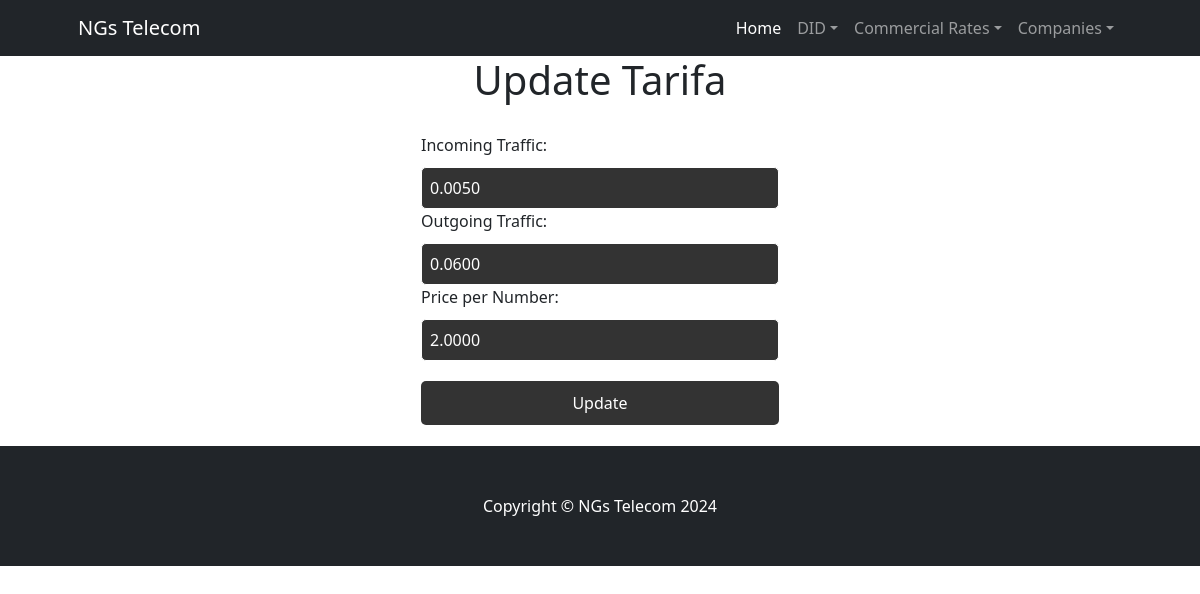
Screenshot of /DIDs/tarifa/update/1/ with the database file from the repository.
### DIDs/models.py (models this page shows, shortened)
class Tarifa(models.Model):
    trafico_entrante = models.DecimalField(max_digits=6, decimal_places=4)
    trafico_saliente = models.DecimalField(max_digits=6, decimal_places=4)
    precio_por_numero = models.DecimalField(max_digits=6, decimal_places=4)
    pais = models.CharField(max_length=30)

### DIDs/views.py (the view)
# urls.py: path('tarifa/update/<int:pk>/', TarifaUpdateView.as_view(), name='UpdateTarifa'),
class TarifaUpdateView(UpdateView):
    model = Tarifa
    template_name = 'dids/UpdatePrice.html'
    fields = ['trafico_entrante', 'trafico_saliente', 'precio_por_numero']
    success_url = reverse_lazy('BusTar')

### DIDs/templates/dids/UpdatePrice.html (shortened to what this page needs)
<!DOCTYPE html>
<html lang="en">
<head>
</head>
<body>
    {% extends "dids/inicio.html" %} {% load static %}
    {% block contenidoQueCambia %}
    <h1>Update Tarifa</h1>
    <form method="POST">
        <label for="trafico_entrante">Incoming Traffic:</label>
        <input type="number" id="trafico_entrante" name="trafico_entrante" value="{{ object.trafico_entrante }}" required step="0.0001">
        <label for="trafico_saliente">Outgoing Traffic:</label>
        <input type="number" id="trafico_saliente" name="trafico_saliente" value="{{ object.trafico_saliente }}" required step="0.0001">
        <label for="precio_por_numero">Price per Number:</label>
        <input type="number" id="precio_por_numero" name="precio_por_numero" value="{{ object.precio_por_numero }}" required step="0.0001">
        <input type="submit" value="Update">
    </form>
    {% endblock %}

### DIDs/templates/dids/UpdatePrice.html (style rules this page uses)
body { background-color: black; color: white; font-family: Arial, sans-serif; }
h1 { text-align: center; }
form { max-width: 400px; margin: 0 auto; padding: 20px; border: 1px solid white; border-radius: 10px; }
label, input { display: block; width: 100%; margin-bottom: 10px; }
input[type="number"] { padding: 8px; border-radius: 5px; border: 1px solid white; background-color: #333; color: white; }
input[type="submit"] { padding: 10px 20px; border: none; border-radius: 5px; background-color: #333; color: white; cursor: pointer; margin-top: 20px; }

### rows the page displays
Tarifa: trafico_entrante "0.0050", trafico_saliente "0.0600", precio_por_numero "2.0000"
